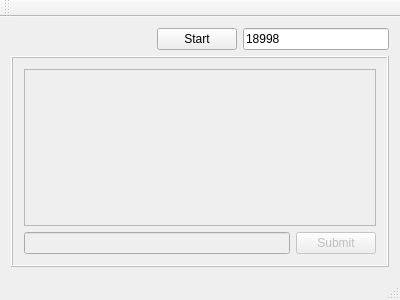
<?xml version="1.0" encoding="UTF-8"?>
<ui version="4.0">
 <class>MainWindow</class>
 <widget class="QMainWindow" name="MainWindow">
  <property name="geometry">
   <rect>
    <x>0</x>
    <y>0</y>
    <width>400</width>
    <height>300</height>
   </rect>
  </property>
  <property name="windowTitle">
   <string>MainWindow</string>
  </property>
  <widget class="QWidget" name="centralWidget">
   <property name="sizePolicy">
    <sizepolicy hsizetype="Preferred" vsizetype="Preferred">
     <horstretch>0</horstretch>
     <verstretch>0</verstretch>
    </sizepolicy>
   </property>
   <layout class="QVBoxLayout" name="verticalLayout">
    <item>
     <layout class="QHBoxLayout" name="horizontalLayout_2">
      <property name="topMargin">
       <number>0</number>
      </property>
      <item>
       <spacer name="horizontalSpacer">
        <property name="orientation">
         <enum>Qt::Horizontal</enum>
        </property>
        <property name="sizeHint" stdset="0">
         <size>
          <width>40</width>
          <height>20</height>
         </size>
        </property>
       </spacer>
      </item>
      <item>
       <widget class="QPushButton" name="toggleServerButton">
        <property name="text">
         <string>Start</string>
        </property>
       </widget>
      </item>
      <item>
       <widget class="QLineEdit" name="portLineEdit">
        <property name="sizePolicy">
         <sizepolicy hsizetype="Expanding" vsizetype="Fixed">
          <horstretch>0</horstretch>
          <verstretch>0</verstretch>
         </sizepolicy>
        </property>
        <property name="text">
         <string>18998</string>
        </property>
       </widget>
      </item>
     </layout>
    </item>
    <item>
     <widget class="QFrame" name="serverPanelFrame">
      <property name="enabled">
       <bool>false</bool>
      </property>
      <property name="frameShape">
       <enum>QFrame::Box</enum>
      </property>
      <property name="frameShadow">
       <enum>QFrame::Raised</enum>
      </property>
      <layout class="QVBoxLayout" name="verticalLayout_2">
       <item>
        <widget class="QTextEdit" name="chatText">
         <property name="enabled">
          <bool>false</bool>
         </property>
         <property name="readOnly">
          <bool>true</bool>
         </property>
        </widget>
       </item>
       <item>
        <layout class="QHBoxLayout" name="horizontalLayout">
         <property name="sizeConstraint">
          <enum>QLayout::SetDefaultConstraint</enum>
         </property>
         <item>
          <widget class="QLineEdit" name="userInputLineEdit"/>
         </item>
         <item>
          <widget class="QPushButton" name="submitButton">
           <property name="text">
            <string>Submit</string>
           </property>
           <property name="checkable">
            <bool>false</bool>
           </property>
          </widget>
         </item>
        </layout>
       </item>
      </layout>
     </widget>
    </item>
   </layout>
  </widget>
  <widget class="QToolBar" name="mainToolBar">
   <attribute name="toolBarArea">
    <enum>TopToolBarArea</enum>
   </attribute>
   <attribute name="toolBarBreak">
    <bool>false</bool>
   </attribute>
  </widget>
  <widget class="QStatusBar" name="statusBar"/>
 </widget>
 <layoutdefault spacing="6" margin="11"/>
 <resources/>
 <connections/>
</ui>
